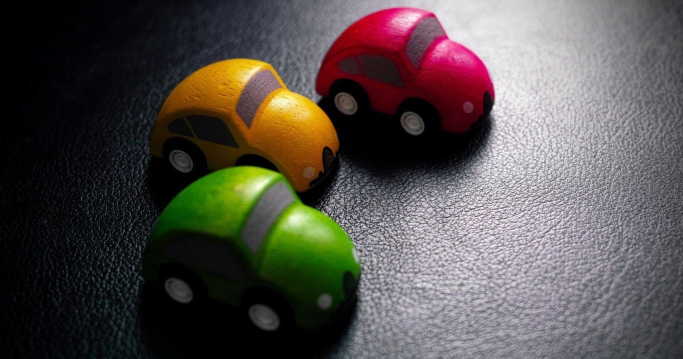
%> input picture problem set-3/car.jpg, 1366 x 717 px (shown at 1/2 size)
$ octave p3.m   (GNU Octave 9; MATLAB toolbox functions it lacks are replaced by stand-ins)
%> lines starting %> are read from the running program, lines starting %| are printed output that depends on the picture; in (x1, y1, x2, y2) boxes, pixels count from 0 and x2, y2 are one past the last pixel; in counts of white or black regions, pixels touching at a corner belong together; the program's own positions count from 1
%% P3, Image Quantization
clc
clear
close all

% part 1
color_car=imread('car.jpg');
%> color_car is the input picture: size 717x1366x3 uint8; mean R, G, B 85.4, 79.5, 75.9
% color image array
y=color_car(1:717,1:1366);
gray_car=rgb2gray(color_car);
subplot(2,1,1)
imshow(color_car)
title('color car')
subplot(2,1,2)
imshow(gray_car)
title('gray car')

% part 2
% extract color channels.
redChannel = color_car(:,:,1); % Red channel
greenChannel = color_car(:,:,2); % Green channel
blueChannel = color_car(:,:,3); % Blue channel
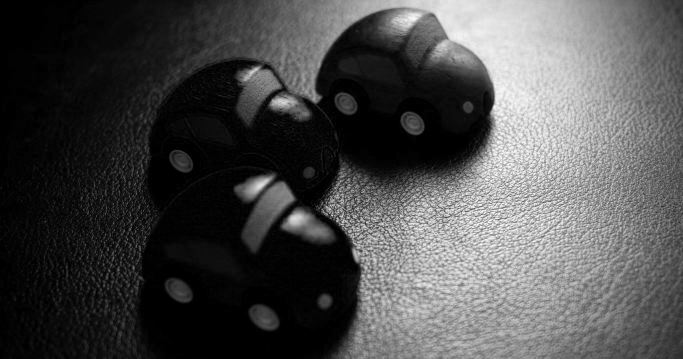
%> blueChannel: size 717x1366 uint8 (shown at 1/2 size); min 0, max 255, mean 75.9
% red channel max,min,mean,var
maxValue_red = max(redChannel(:));
%> maxValue_red = 255
minValue_red = min(redChannel(:));
%> minValue_red = 0
meanValue_red = mean2(redChannel);
%> meanValue_red = 85.43
varValue_red = var(double(redChannel(:)));
%> varValue_red = 5842.4
% green channel max,min,mean,var
maxValue_green = max(greenChannel(:));
%> maxValue_green = 255
minValue_green = min(greenChannel(:));
%> minValue_green = 0
meanValue_green = mean2(greenChannel);
%> meanValue_green = 79.52
varValue_green = var(double(greenChannel(:)));
%> varValue_green = 5391
% blue channel max,min,mean,var
maxValue_blue = max(blueChannel(:));
%> maxValue_blue = 255
minValue_blue = min(blueChannel(:));
%> minValue_blue = 0
meanValue_blue = mean2(blueChannel);
%> meanValue_blue = 75.9
varValue_blue = var(double(blueChannel(:)));
%> varValue_blue = 5730.7
% gray image array
x=gray_car(1:717,1:1366);
% maximum luminance
maxValue = max(x(:));
%> maxValue = 255
% minimum luminance
minValue = min(x(:));
%> minValue = 0
% mean luminance values of image
meanValue = mean2(x);
%> meanValue = 80.86
% variance luminance values of image
varValue = var(double(x(:)));
%> varValue = 5270.8


% part 3
% make black two channels in each set
black = zeros(size(color_car, 1), size(color_car, 2), 'uint8');
% show only the desired color channle
just_red = cat(3, redChannel,black,black);
just_green = cat(3,black, greenChannel,black);
just_blue = cat(3,black,black, blueChannel);
% display
figure;
subplot(3,1,1)
imshow(just_red)
title('just red channel')
subplot(3,1,2)
imshow(just_green)
title('just green channel')
subplot(3,1,3)
imshow(just_blue)
title('just blue channel')

% part 4
% inversed color channels
just_red_inv = cat(3,255- redChannel,black,black);
just_green_inv = cat(3,black,255- greenChannel,black);
just_blue_inv = cat(3,black,black,255- blueChannel);
figure;
subplot(3,1,1)
imshow(just_red_inv)
title('just red channel')
subplot(3,1,2)
imshow(just_green_inv)
title('just green channel')
subplot(3,1,3)
imshow(just_blue_inv)
title('just blue channel')

% part 5
% extracting two channels in each set
green_red = cat(3, redChannel,greenChannel,black);
blue_green = cat(3,black, greenChannel,blueChannel);
red_blue = cat(3,redChannel,black, blueChannel);
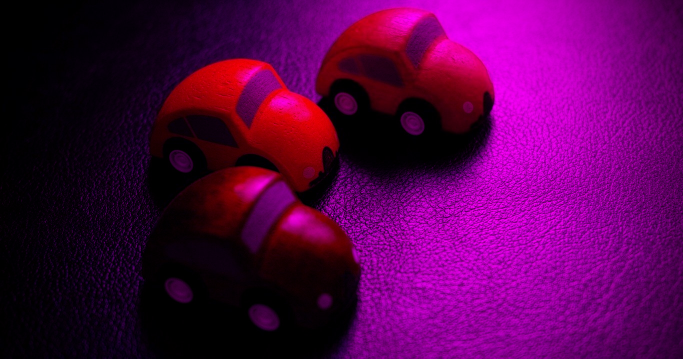
%> red_blue: size 717x1366x3 uint8 (shown at 1/2 size); mean R, G, B 85.4, 0, 75.9
% display
figure;
subplot(3,1,1)
imshow(green_red)
title('green & red channel')
subplot(3,1,2)
imshow(blue_green)
title('blue & green channel')
subplot(3,1,3)
imshow(red_blue)
title('red & blue channel')

% part 6
R = color_car(:,:,1);
G = color_car(:,:,2);
B = color_car(:,:,3);
% red (3bits)
r1=bitget(R,6);
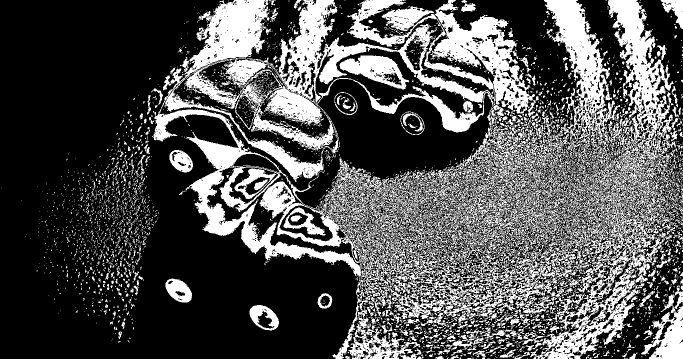
%> r1: size 717x1366 logical (shown at 1/2 size); 32% white; 4495 white regions (4052 under 20 px), largest, box (x1, y1, x2, y2) and area: (307, 0, 1352, 717) 226709, (694, 0, 1072, 234) 24985, (1282, 571, 1366, 717) 5229
r2=bitget(R,7);
%> r2: size 717x1366 logical; 32.4% white; 3476 white regions (3070 under 20 px), largest, box (x1, y1, x2, y2) and area: (319, 0, 1168, 717) 185105, (1060, 0, 1366, 717) 87630, (470, 159, 532, 259) 2832
r3=bitget(R,8);
%> r3: size 717x1366 logical; 33.2% white; 1194 white regions (1040 under 20 px), largest, box (x1, y1, x2, y2) and area: (633, 0, 1288, 717) 269134, (344, 117, 674, 329) 32098, (559, 411, 666, 483) 4580
% green (4 bits)
g1=bitget(G,5);
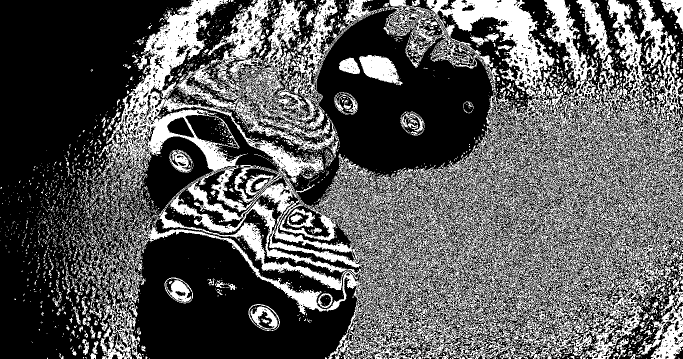
%> g1: size 717x1366 logical (shown at 1/2 size); 35.2% white; 4301 white regions (3943 under 20 px), largest, box (x1, y1, x2, y2) and area: (202, 0, 1366, 717) 289200, (1276, 589, 1366, 717) 4174, (200, 573, 284, 717) 3876
g2=bitget(G,6);
%> g2: size 717x1366 logical; 30.7% white; 4507 white regions (3993 under 20 px), largest, box (x1, y1, x2, y2) and area: (300, 0, 1362, 717) 240188, (1282, 589, 1366, 717) 4774, (331, 557, 384, 605) 1651
g3=bitget(G,7);
%> g3: size 717x1366 logical; 30.6% white; 3707 white regions (3268 under 20 px), largest, box (x1, y1, x2, y2) and area: (329, 0, 1161, 717) 155110, (1045, 0, 1366, 717) 91841, (564, 411, 661, 476) 3535
g4=bitget(G,8);
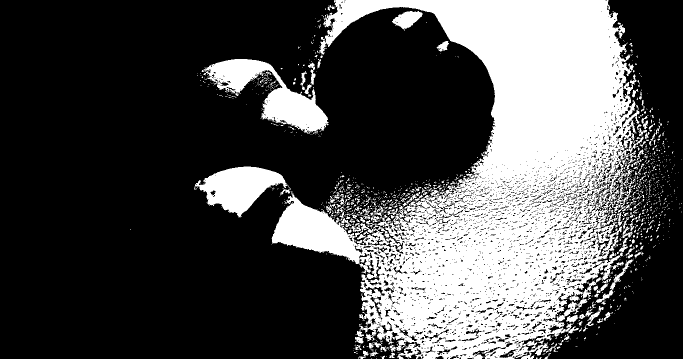
%> g4: size 717x1366 logical (shown at 1/2 size); 30% white; 1305 white regions (1137 under 20 px), largest, box (x1, y1, x2, y2) and area: (543, 0, 1287, 717) 252728, (403, 118, 657, 268) 13438, (388, 333, 575, 435) 9923
% blue (2 bits)
b1=bitget(B,5);
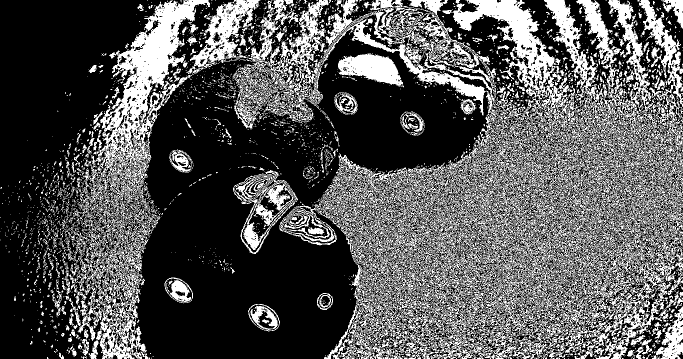
%> b1: size 717x1366 logical (shown at 1/2 size); 33.7% white; 3997 white regions (3651 under 20 px), largest, box (x1, y1, x2, y2) and area: (465, 0, 1366, 717) 222737, (141, 0, 521, 717) 54194, (466, 340, 596, 508) 6157
b2=bitget(B,6);
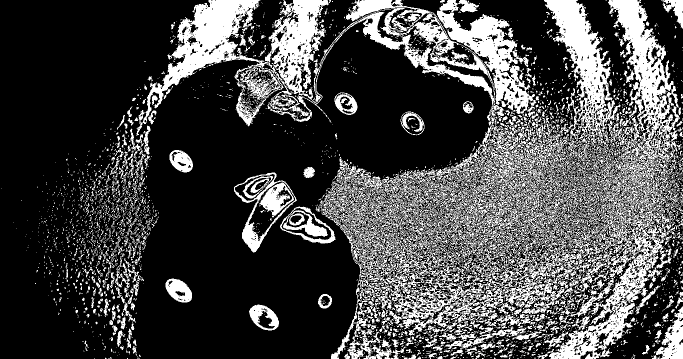
%> b2: size 717x1366 logical (shown at 1/2 size); 28% white; 4033 white regions (3570 under 20 px), largest, box (x1, y1, x2, y2) and area: (273, 0, 1366, 717) 209039, (468, 345, 594, 505) 2883, (1304, 613, 1366, 717) 2808
%> (the run ends here)
